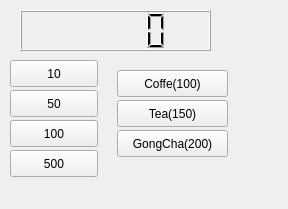
<?xml version="1.0" encoding="UTF-8"?>
<ui version="4.0">
 <class>Widget</class>
 <widget class="QWidget" name="Widget">
  <property name="geometry">
   <rect>
    <x>0</x>
    <y>0</y>
    <width>288</width>
    <height>209</height>
   </rect>
  </property>
  <property name="contextMenuPolicy">
   <enum>Qt::NoContextMenu</enum>
  </property>
  <property name="windowTitle">
   <string>Widget</string>
  </property>
  <property name="toolTipDuration">
   <number>1</number>
  </property>
  <widget class="QPushButton" name="pb10">
   <property name="geometry">
    <rect>
     <x>10</x>
     <y>60</y>
     <width>88</width>
     <height>27</height>
    </rect>
   </property>
   <property name="text">
    <string>10</string>
   </property>
  </widget>
  <widget class="QPushButton" name="pb50">
   <property name="geometry">
    <rect>
     <x>10</x>
     <y>90</y>
     <width>88</width>
     <height>27</height>
    </rect>
   </property>
   <property name="text">
    <string>50</string>
   </property>
  </widget>
  <widget class="QPushButton" name="pb100">
   <property name="geometry">
    <rect>
     <x>10</x>
     <y>120</y>
     <width>88</width>
     <height>27</height>
    </rect>
   </property>
   <property name="text">
    <string>100</string>
   </property>
  </widget>
  <widget class="QPushButton" name="pb500">
   <property name="geometry">
    <rect>
     <x>10</x>
     <y>150</y>
     <width>88</width>
     <height>27</height>
    </rect>
   </property>
   <property name="text">
    <string>500</string>
   </property>
  </widget>
  <widget class="QLCDNumber" name="lcdNumber">
   <property name="geometry">
    <rect>
     <x>20</x>
     <y>10</y>
     <width>191</width>
     <height>41</height>
    </rect>
   </property>
  </widget>
  <widget class="QPushButton" name="pbCoffe">
   <property name="geometry">
    <rect>
     <x>117</x>
     <y>70</y>
     <width>111</width>
     <height>27</height>
    </rect>
   </property>
   <property name="text">
    <string>Coffe(100)</string>
   </property>
  </widget>
  <widget class="QPushButton" name="pbTea">
   <property name="geometry">
    <rect>
     <x>117</x>
     <y>100</y>
     <width>111</width>
     <height>27</height>
    </rect>
   </property>
   <property name="text">
    <string>Tea(150)</string>
   </property>
  </widget>
  <widget class="QPushButton" name="pbGongcha">
   <property name="geometry">
    <rect>
     <x>117</x>
     <y>130</y>
     <width>111</width>
     <height>27</height>
    </rect>
   </property>
   <property name="text">
    <string>GongCha(200)</string>
   </property>
  </widget>
 </widget>
 <layoutdefault spacing="6" margin="11"/>
 <resources/>
 <connections/>
</ui>
